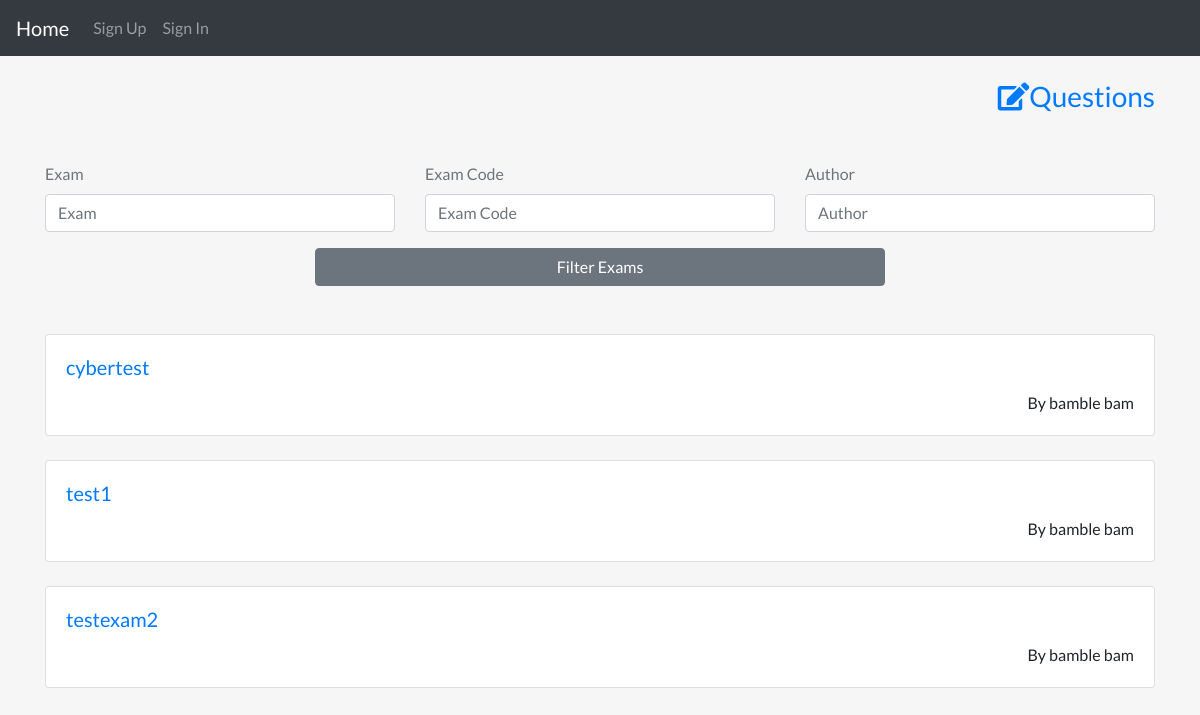
Page /quiz/exams/ on the earlier database version.
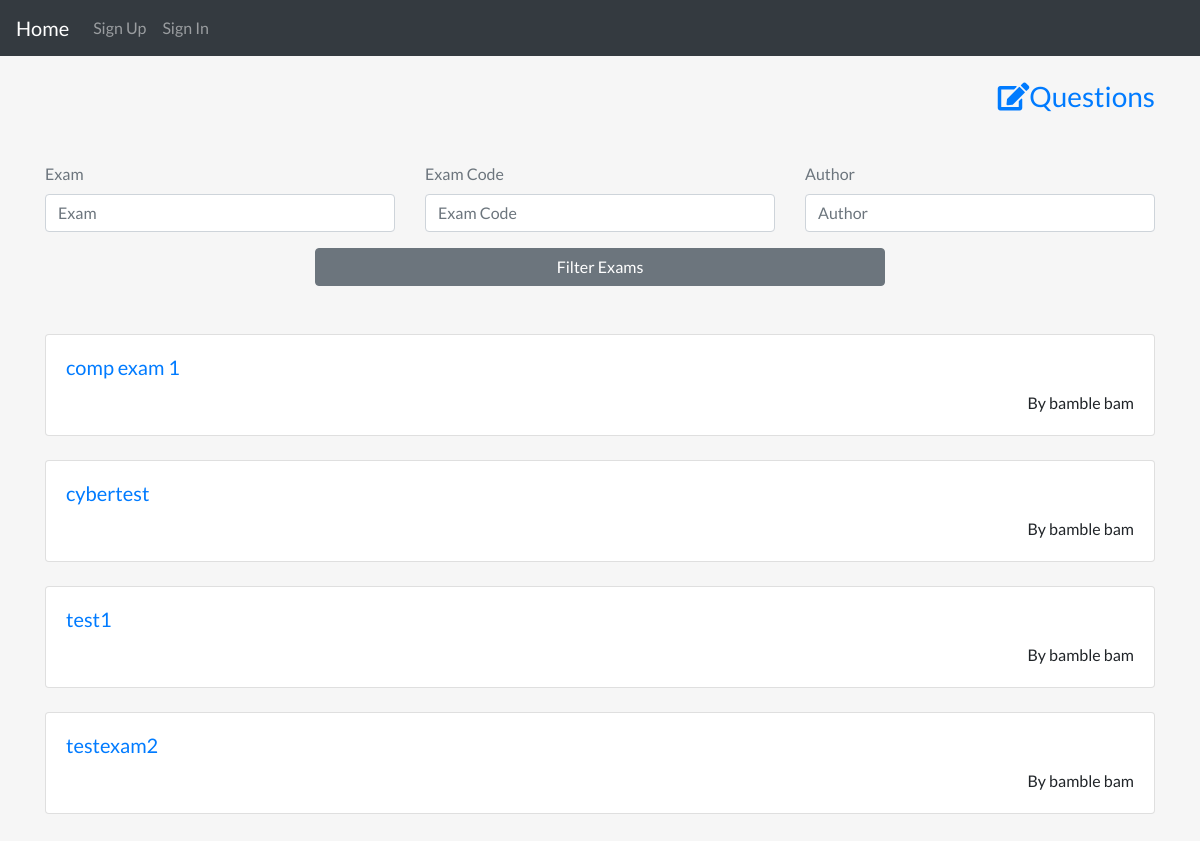
Same page on the later database version.
### quiz/models.py (models this page shows, shortened)
class Exam(models.Model):
    author = models.ForeignKey(
        User, on_delete=models.CASCADE, null=True, blank=True)
    num_questions = models.IntegerField(default=5, validators=[
        MinValueValidator(1), MaxValueValidator(100)])
    questions = models.ManyToManyField(Question, symmetrical=False)
    title = models.CharField(max_length=200)
    slug = models.SlugField(max_length=200, null=True, blank=True)
    date_added = models.DateTimeField(auto_now_add=True)
    exam_code = models.CharField(
        max_length=200, default=uuid4().hex[:6], null=True, blank=True)
    is_private = models.BooleanField(default=False)

### user_auth/models.py (models this page shows, shortened)
class User(AbstractUser):
    first_name = models.CharField(max_length=200, null=True, blank=True)
    last_name = models.CharField(max_length=200, null=True, blank=True)
    roll_no = models.CharField(max_length=200, null=True, blank=True)
    username = models.CharField(max_length=200, unique=True)
    email = models.CharField(max_length=200, unique=True)
    slug = models.SlugField()
    is_teacher = models.BooleanField(default=False)
    def __str__(self):
        return str(self.first_name)+" "+str(self.last_name)

### quiz/views.py (the view)
# urls.py: path("exams/", views.ExamListView.as_view(), name='exam-home'),
class ExamListView(FilterView):
    model = Exam
    paginate_by = 10
    template_name = "quiz/exam_home.html"
    filterset_class = ExamFilter
    def get_queryset(self):
        exams = super().get_queryset()
        return exams.order_by('-date_added')
    def get_context_data(self, **kwargs):
        context = super().get_context_data(**kwargs)
        request_copy = self.request.GET.copy()
        params = request_copy.pop('page', True) and request_copy.urlencode()
        context['params'] = params
        return context

### quiz/templates/quiz/exam_home.html (shortened to what this page needs)
{% extends 'layouts/normal_page.html' %}
{% load widget_tweaks %}
{% block content %}
<div class="container mt-4">
    <div class="w-100 text-right">
        <a href="{% url 'quiz-home' %}">
            <h3> <i class="fas fa-edit"></i>Questions</h3>
        </a>
    </div>
</div>
<div class="container">
    <form action="" class="row my-5">
        <div class="form-group input-field col-lg-4">
            {{filter.form.title__icontains|add_class:"form-control"|attr:"placeholder:Exam"}}
            <label for="">Exam</label>
        </div>
        <div class="form-group input-field col-lg-4">
            {{filter.form.exam_code|add_class:"form-control"|attr:"placeholder:Exam Code"}}
            <label for="">Exam Code</label>
        </div>
        <div class="form-group input-field col-lg-4">
            {{filter.form.author|add_class:"form-control"|attr:"placeholder:Author"}}
            <label for="">Author</label>
        </div>
        <div class="w-100 d-flex justify-content-center">
            <button type="submit" class="btn btn-secondary w-50">Filter Exams</button>
        </div>
    </form>
</div>
<div class="container">
    {% for exam in object_list %}
    <div class="card my-4 ques-card">
        <div class="card-body">
            <h5 class="card-title"><a href="{% url 'new-exam-response' exam.slug %}">{{exam.title}}</a></h5>
            <p class="card-text text-right">By {{exam.author}}</p>
        </div>
    </div>
    {% endfor %}
</div>
<br>
{% endblock %}

Differences in the rows shown:
added Exam: title "comp exam 1", author "bamble bam"
